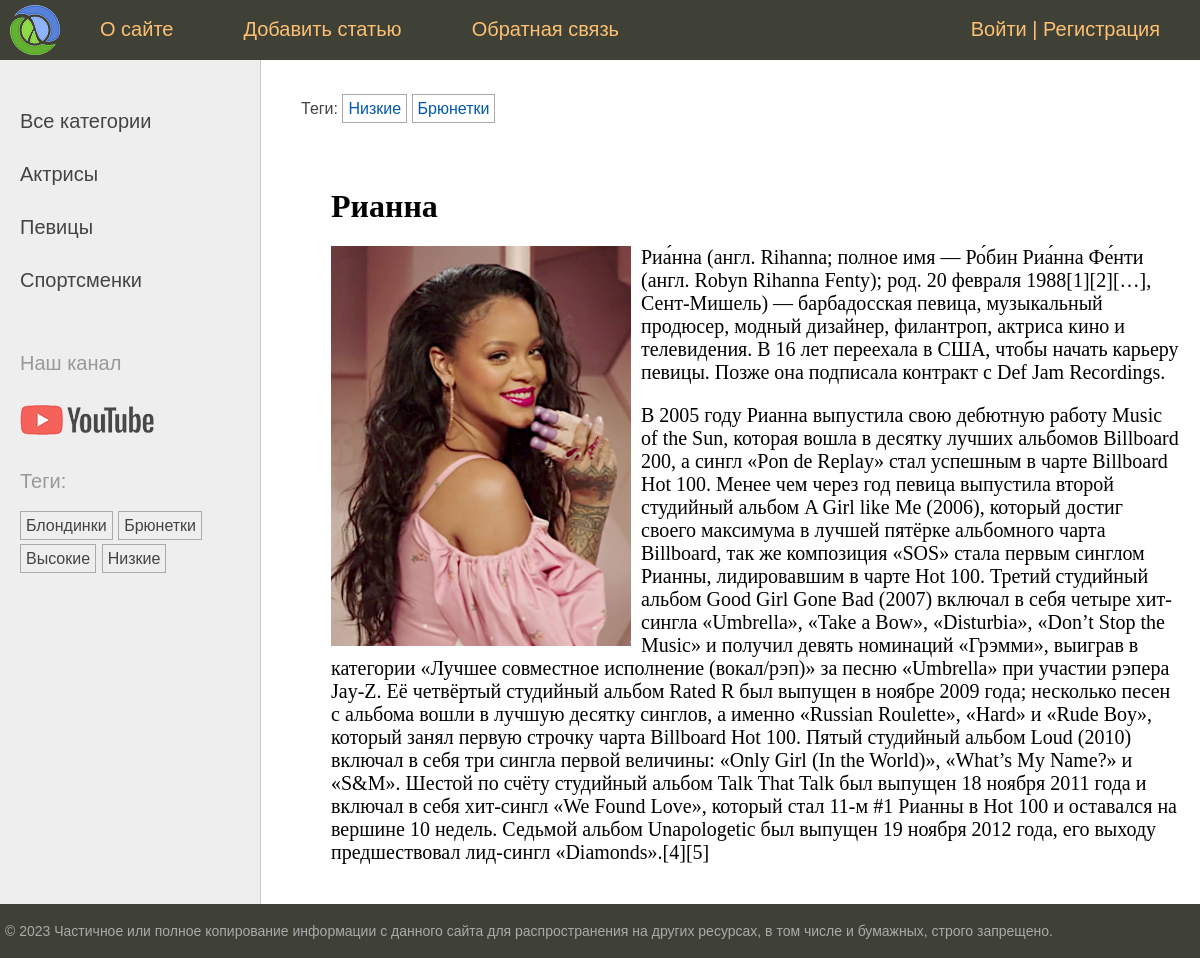
Page /post/rianna/ on the committed database.
### women/models.py (models this page shows, shortened)
class Category(models.Model):
    name = models.CharField(max_length=100, db_index=True, verbose_name="Категория")
    slug = models.SlugField(max_length=255, unique=True, db_index=True)
    class Meta:
        verbose_name = "Категория"
        verbose_name_plural = "Категории"
    def get_absolute_url(self):
        return reverse("category", kwargs={"cat_slug": self.slug})

class TagPost(models.Model):
    tag = models.CharField(max_length=100, db_index=True)
    slug = models.SlugField(max_length=255, unique=True, db_index=True)
    def get_absolute_url(self):
        return reverse("tag", kwargs={"tag_slug": self.slug})

class Women(models.Model):
    class Status(models.IntegerChoices):
        DRAFT = 0, "Черновик"
        PUBLISHED = 1, "Опубликовано"
    title = models.CharField(max_length=255, verbose_name="Заголовок")
    slug = models.SlugField(
        max_length=255, unique=True, db_index=True, verbose_name="Slug"
    )
    photo = models.ImageField(
        upload_to="photos/%Y/%m/%d/",
        default=None,
        blank=True,
        null=True,
        verbose_name="Фото",
    )
    content = models.TextField(blank=True, verbose_name="Текст статьи")
    time_create = models.DateTimeField(auto_now_add=True, verbose_name="Время создания")
    time_update = models.DateTimeField(auto_now=True, verbose_name="Время изменения")
    is_published = models.BooleanField(
        choices=tuple(map(lambda x: (bool(x[0]), x[1]), Status.choices)),
        default=Status.DRAFT,
        verbose_name="Статус",
    )
    cat = models.ForeignKey(
        "Category",
        on_delete=models.CASCADE,
        related_name="posts",
        verbose_name="Категория",
    )
    tags = models.ManyToManyField(
        "TagPost", blank=True, related_name="tags", verbose_name="Теги"
    )
    husband = models.OneToOneField(
        "Husband",
        on_delete=models.SET_NULL,
        null=True,
        blank=True,
        related_name="woman",
        verbose_name="Муж",
    )
    author = models.ForeignKey(
        get_user_model(),
        on_delete=models.SET_NULL,
        related_name="posts",
        null=True,
        default=None,
        verbose_name="Пользователь (автор)",
    )
    objects = models.Manager()
    published = PublishedManager()
    class Meta:
        verbose_name = "Известные женщины"
        verbose_name_plural = "Известные женщины"
        ordering = ["time_create"]
        indexes = [models.Index(fields=["-time_create"])]

### women/views.py (the view)
# urls.py: path('post/<slug:post_slug>/', views.ShowPost.as_view(), name="post"),
class ShowPost(DataMixin, DetailView):
    template_name = "women/post.html"
    slug_url_kwarg = "post_slug"
    context_object_name = "post"
    def get_context_data(self, **kwargs) -> dict[str, any]:
        context = super().get_context_data(**kwargs)
        return self.get_mixin_context(context, title=context["post"].title)
    def get_object(self, queryset=None):
        return get_object_or_404(Women.published, slug=self.kwargs[self.slug_url_kwarg])

### users/context_processors.py (called while the page is built)
def get_women_context(request):
    return {'mainmenu': menu}

### women/models.py (called while the page is built)
    def get_queryset(self) -> models.QuerySet:
        return super().get_queryset().filter(is_published=Women.Status.PUBLISHED)

### women/templatetags/women_tags.py (called while the page is built)
@register.inclusion_tag('women/list_categories.html')
def show_categories(cat_selected=0):
    cats = Category.objects.annotate(total=Count("posts")).filter(total__gt=0)
    return {'cats': cats, 'cat_selected': cat_selected}

@register.inclusion_tag('women/list_tags.html')
def show_all_tags():
    return {'tags': TagPost.objects.annotate(total=Count("tags")).filter(total__gt=0)}

### women/utils.py (called while the page is built)
    def get_mixin_context(self, context, **kwargs):
        context["menu"] = menu
        context["cat_selected"] = None
        context.update(kwargs)
        return context

### women/templates/women/post.html (shortened to what this page needs)
{% extends "base.html" %}
{% block breadcrumbs %}
{% with post.tags.all as tags %}
{% if tags %}
<ul class="tags-list">
    <li>Теги:</li>
    {% for t in tags %}
    <li><a href="{{t.get_absolute_url}}">{{t.tag}}</a></li>
    {% endfor %}
</ul>
{% endif %}
{% endwith %}
{% endblock breadcrumbs %}
{% block content %}
<h1>{{post.title}}</h1>
{% if post.photo %}
<p><img class="img-article-left" src="{{post.photo.url}}"></p>
{% endif %}
{{post.content|linebreaks}}
{% endblock content %}

### women/templates/women/list_categories.html
{% for cat in cats %}
{% if cat.id == cat_selected %}
<li class="selected">{{cat.name}}</li>
{% else %}
<li><a href="{{ cat.get_absolute_url }}">{{cat.name}}</a></li>
{% endif %}
{% endfor %}

### women/templates/women/list_tags.html
{% if tags %}
    <p>Теги:</p>
    <ul class="tags-list">
        {% for t in tags %}
        <li><a href="{{t.get_absolute_url}}">{{t.tag}}</a></li>
        {% endfor %}
    </ul>
{% endif %}

### women/static/women/css/styles.css (style rules this page uses)
html, body { font-family: 'Arial'; margin: 0; padding: 0; height: 100%; width: 100%; color: #444; }
a { color: #0059b2; text-decoration: none; }
img { max-width: 600px; height: auto; }
img.img-article-left { max-width: 300px; height: auto; float: left; padding: 0 10px 10px 0; }
.left-chapters ul { width: 230px; margin: 0; padding: 20px 10px 10px 20px; list-style: none; font-size: 20px; }
.left-chapters ul li { margin: 30px 0 0 0; color: #999; }
.left-chapters ul li a { color: #444; text-decoration: none; }
ul.tags-list { width: 100%; margin: 0; padding: 0; list-style: none; }
ul.tags-list li { margin: 0; padding: 0 0 10px; display: inline-block; }
ul.tags-list li a { padding: 5px; font-size: 16px; border: 1px solid #aaa; }
.content-text h1 { font-size: 32px; }

### rows in the picture
Category: name "Актрисы"
Category: name "Певицы"
Category: name "Спортсменки"
TagPost: tag "Блондинки"
TagPost: tag "Брюнетки"
TagPost: tag "Высокие"
TagPost: tag "Низкие"
Women: title "Рианна", photo (picture), content "Риа́нна (англ. Rihanna; полное имя — Ро́бин Риа́нна Фе́нти (англ. Robyn Rihanna Fenty); род. 20 февраля 1988[1][2][…], Сент-Мишель) — барбадосская певица, музыкальный продюсер, модный дизайнер, филантроп, актриса кино и телевидения. В 16 лет переехала в США, чтобы начать карьеру певицы. Позже она подписала контракт с Def Jam Recordings. В 2005 году Рианна выпустила свою дебютную работу Music of the Sun, которая вошла в десятку лучших альбомов Billboard 200, а сингл «Pon de Replay» стал успешным в чарте Billboard Hot 100. Менее чем через год певица выпустила второй студийный альбом A Girl like Me (2006), который достиг своего максимума в лучшей пятёрке альбомного чарта Billboard, так же…"

### other values in the picture
{{ m.title }} "О сайте" "Добавить статью" "Обратная связь"
